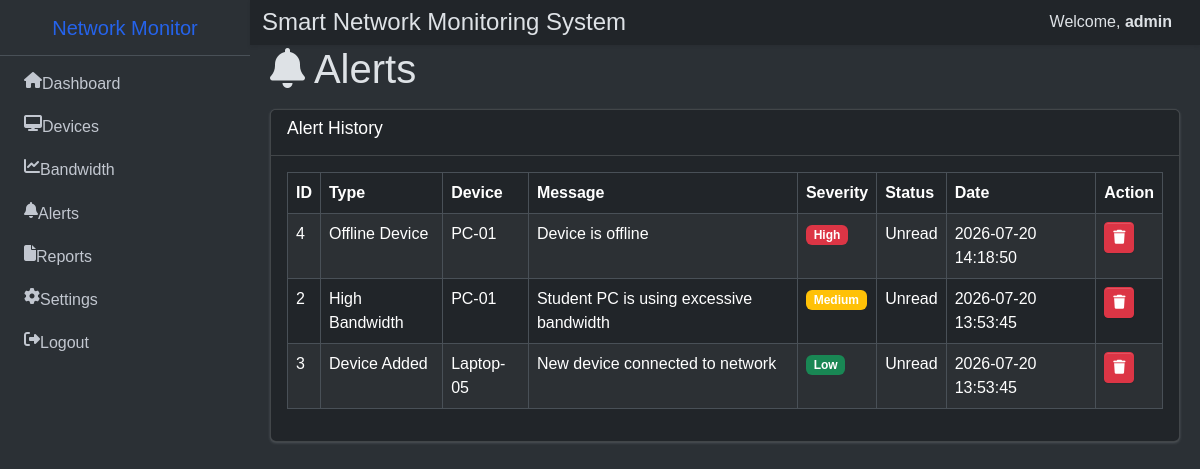
The app's page /alerts.php (signed in) with its own data.
### tables this page shows
CREATE TABLE `alerts` (
  `id` int(11) NOT NULL,
  `alert_type` varchar(50) DEFAULT NULL,
  `message` text DEFAULT NULL,
  `device_name` varchar(100) DEFAULT NULL,
  `severity` varchar(20) DEFAULT NULL,
  `status` varchar(20) DEFAULT 'Unread',
  `created_at` timestamp NOT NULL DEFAULT current_timestamp()
);

### includes/theme.php (called while the page is built, shortened)
<?php
$themeResult = mysqli_query($conn, "SELECT theme FROM settings WHERE id=1");
$themeData = mysqli_fetch_assoc($themeResult);
$themeAttr = (isset($themeData['theme']) && $themeData['theme'] === 'Dark') ? 'dark' : 'light';

### alerts.php (the view, shortened to what this page needs)
<?php
include 'api/db.php';
$query="SELECT * FROM alerts ORDER BY created_at DESC";
$result=mysqli_query($conn,$query);
?>
<?php include 'includes/theme.php'; ?>
<!DOCTYPE html>
<html lang="en" data-bs-theme="<?php echo $themeAttr; ?>">
<head>
<link rel="stylesheet" href="dist/css/adminlte.css">
<link href="https://cdn.jsdelivr.net/npm/bootstrap@5.3.7/dist/css/bootstrap.min.css" rel="stylesheet">
<link rel="stylesheet" href="https://cdnjs.cloudflare.com/ajax/libs/font-awesome/6.5.2/css/all.min.css">
<link rel="stylesheet" href="css/style.css">
</head>
<body class="layout-fixed sidebar-expand-lg bg-body-tertiary">
<div class="app-wrapper">
<?php include 'includes/navbar.php'; ?>
<?php include 'includes/sidebar.php'; ?>
<main class="app-main">
<div class="app-content">
<div class="container-fluid">
<div class="content-header mb-3">
<h1><i class="fas fa-bell"></i> Alerts</h1>
</div>
<div class="card">
<div class="card-header bg-dark text-white">
<h3 class="card-title">Alert History</h3>
</div>
<div class="card-body">
<div class="table-responsive">
<table class="table table-bordered table-striped">
<thead>
<tr>
<th>ID</th>
<th>Type</th>
<th>Device</th>
<th>Message</th>
<th>Severity</th>
<th>Status</th>
<th>Date</th>
<th>Action</th>
</tr>
</thead>
<tbody>
<?php while($row=mysqli_fetch_assoc($result)){ ?>
<tr>
<td><?php echo $row['id']; ?></td>
<td><?php echo $row['alert_type']; ?></td>
<td><?php echo $row['device_name']; ?></td>
<td><?php echo $row['message']; ?></td>
<td><?php if($row['severity']=="High"){echo "<span class='badge bg-danger'>High</span>";}elseif($row['severity']=="Medium"){echo "<span class='badge bg-warning'>Medium</span>";}else{echo "<span class='badge bg-success'>Low</span>";} ?></td>
<td><?php echo $row['status']; ?></td>
<td><?php echo $row['created_at']; ?></td>
<td><a href="delete_alert.php?id=<?php echo $row['id']; ?>" class="btn btn-danger btn-sm"><i class="fas fa-trash"></i></a></td>
</tr>
<?php } ?>
</tbody>
</table>
</div>
</div>
</div>
</div>
</div>
</main>
</div>
</body>
</html>

### css/style.css (style rules this page uses)
* { margin:0; padding:0; box-sizing:border-box; font-family:Arial,sans-serif; }
html,body { background:white; min-height:100%; }

### records on screen
alerts: id "4", alert_type "Offline Device", device_name "PC-01", message "Device is offline", severity "High", status "Unread", created_at "2026-07-20 14:18:50"
alerts: id "2", alert_type "High Bandwidth", device_name "PC-01", message "Student PC is using excessive bandwidth", severity "Medium", status "Unread", created_at "2026-07-20 13:53:45"
alerts: id "3", alert_type "Device Added", device_name "Laptop-05", message "New device connected to network", severity "Low", status "Unread", created_at "2026-07-20 13:53:45"

### other values on screen
$_SESSION['username'] "admin"
